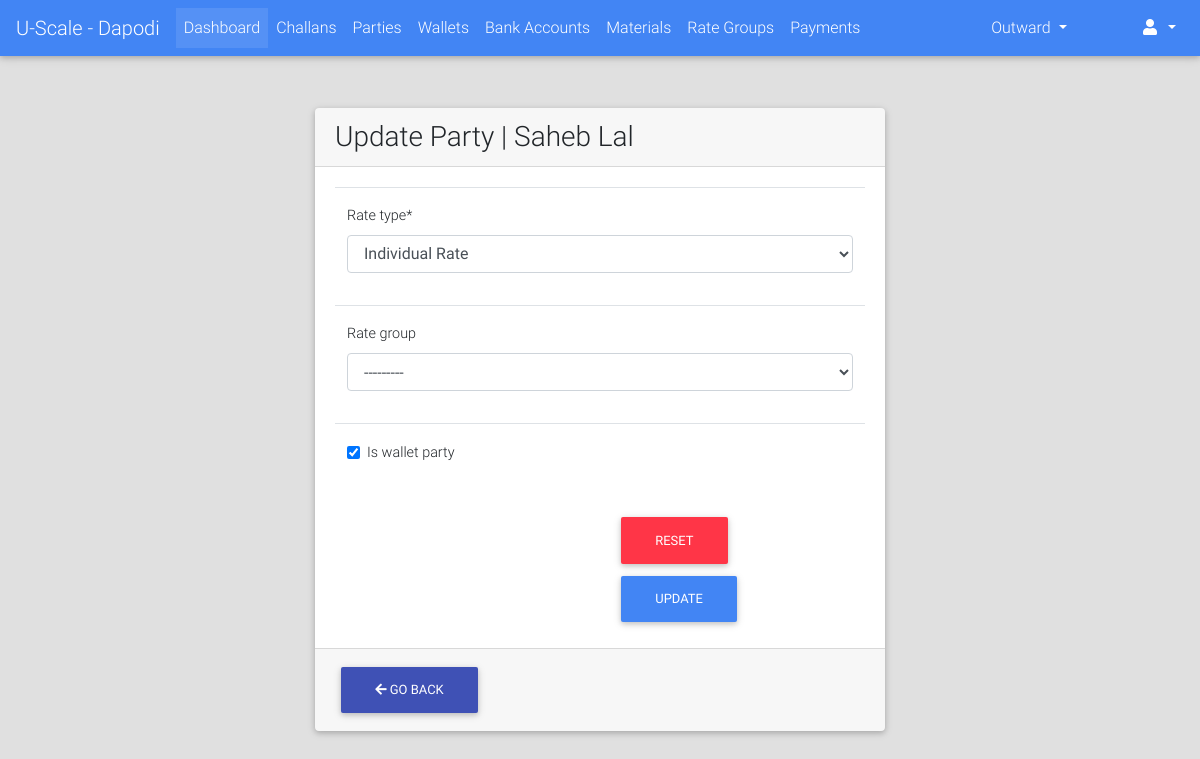
Page /parties/update/DPPR7/ (signed in) on the committed database.
### parties/models.py (models this page shows, shortened)
class Party(models.Model):
    RATE_TYPE_CHOICES = (("GR", "Group Rate"), ("IR", "Individual Rate"))
    rate_type = models.CharField(max_length=2, choices=RATE_TYPE_CHOICES)
    rate_group = models.ForeignKey("rates.RateGroup", on_delete=models.PROTECT, blank=True, null=True)
    name = models.CharField(max_length=128)
    party_code = models.CharField(max_length=32, blank=True)
    address = models.TextField(blank=True)
    phone = models.CharField(max_length=13)
    whatsapp = models.CharField(max_length=13, blank=True)
    email = models.EmailField(blank=True, null=True)
    extra_info = models.TextField(blank=True)
    is_wallet_party = models.BooleanField(default=False)
    is_active = models.BooleanField(default=True)
    @property
    def get_display_text(self):
        return self.name
    class Meta:
        verbose_name = "Party"
        verbose_name_plural = "Parties"

### parties/views.py (the view)
# urls.py: url(r"^update/(?P<party_code>[0-9a-zA-Z-]+)/$", views.PartyUpdateView.as_view(), name="update"),
class PartyUpdateView(LoginRequiredMixin, UpdateView):
    model = Party
    template_name = "parties/update.html"
    fields = ("rate_group", "rate_type", "is_wallet_party")
    slug_field = "party_code"
    slug_url_kwarg = "party_code"
    success_url = reverse_lazy('parties:list')
    def get_object(self, queryset=None):
        party = super().get_object()
        if party.is_active:
            return party
        return Http404("Party Is Not Active")

### portal/templates/parties/update.html (shortened to what this page needs)
{% extends "portal/base.html" %}
{% load crispy_forms_tags %}
{% block content %}
    <br><br>
    <div class="container col-lg-6">
        <div class="card">
            <div class="card-header">
                <h3 class="m-auto">Update Party | {{ party.get_display_text }}</h3>
            </div>
            <div class="card-body">
                <form method="post">
                    <table class="table">
                        <tbody>
                            <tr>
                                <td colspan="2">
                                    {{ form.rate_type|as_crispy_field }}
                                </td>
                            </tr>
                            <tr>
                                <td colspan="2">
                                    {{ form.rate_group|as_crispy_field }}
                                </td>
                            </tr>
                            <tr>
                                <td colspan="2">
                                    {{ form.is_wallet_party|as_crispy_field }}
                                </td>
                            </tr>
                        </tbody>
                     </table>
                     <div class="col-lg-6 float-right">
                        <div class="float-right">
                            <button class="btn btn-danger" type="reset">Reset</button>
                            <button class="btn btn-primary" type="submit">Update</button>
                        </div>
                     </div>
                </form>
            </div>
            <div class="card-footer">
                <div class="row">
                    <div class="float-left col-lg-6">
                        <button class="btn btn-indigo" onclick="goBack()"><i class="fa fa-arrow-left"></i> Go Back</button>
                    </div>
                </div>
            </div>
        </div>
    </div>
{% endblock %}

### rows in the picture
Party: get_display_text "Saheb Lal", rate_type "Individual Rate", rate_group "---------", is_wallet_party "☑"
